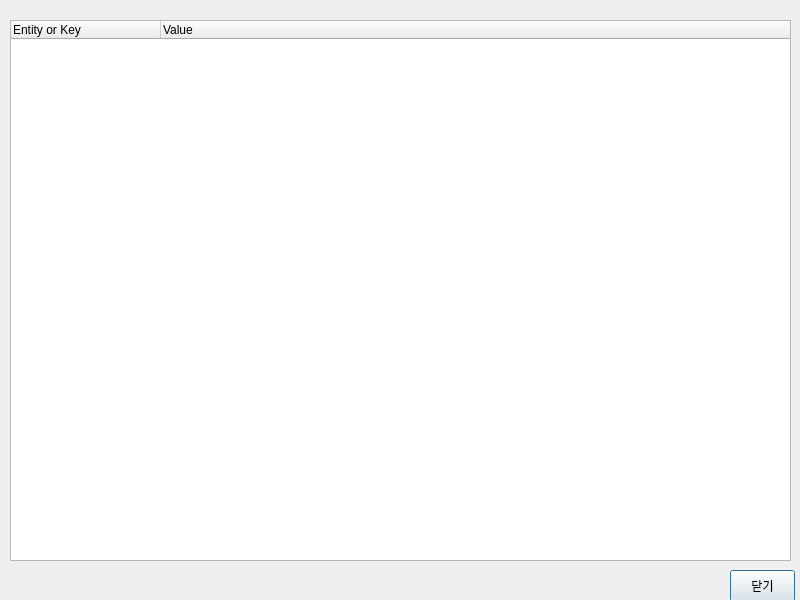
<?xml version="1.0" encoding="UTF-8"?>
<ui version="4.0">
 <class>MimeStructureDialog</class>
 <widget class="QDialog" name="MimeStructureDialog">
  <property name="geometry">
   <rect>
    <x>0</x>
    <y>0</y>
    <width>800</width>
    <height>600</height>
   </rect>
  </property>
  <property name="minimumSize">
   <size>
    <width>800</width>
    <height>600</height>
   </size>
  </property>
  <property name="maximumSize">
   <size>
    <width>800</width>
    <height>600</height>
   </size>
  </property>
  <property name="windowTitle">
   <string>MIME Message Structure</string>
  </property>
  <widget class="QPushButton" name="closeButton">
   <property name="geometry">
    <rect>
     <x>730</x>
     <y>570</y>
     <width>65</width>
     <height>32</height>
    </rect>
   </property>
   <property name="text">
    <string>닫기</string>
   </property>
  </widget>
  <widget class="QTreeWidget" name="mimeStructureTree">
   <property name="geometry">
    <rect>
     <x>10</x>
     <y>20</y>
     <width>781</width>
     <height>541</height>
    </rect>
   </property>
   <property name="editTriggers">
    <set>QAbstractItemView::NoEditTriggers</set>
   </property>
   <property name="selectionMode">
    <enum>QAbstractItemView::SingleSelection</enum>
   </property>
   <property name="columnCount">
    <number>2</number>
   </property>
   <attribute name="headerDefaultSectionSize">
    <number>150</number>
   </attribute>
   <column>
    <property name="text">
     <string>Entity or Key</string>
    </property>
   </column>
   <column>
    <property name="text">
     <string>Value</string>
    </property>
   </column>
  </widget>
 </widget>
 <resources/>
 <connections/>
</ui>
